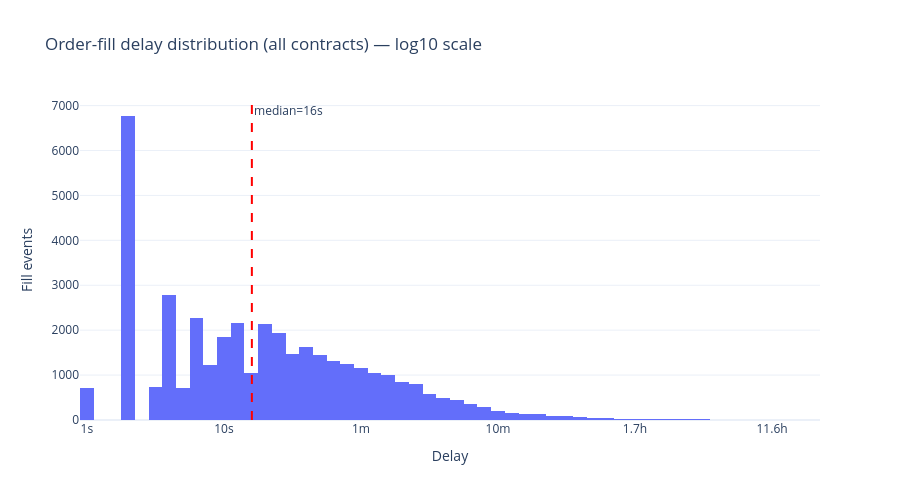

Notebook cell for this chart:
### Code cell
import numpy as np

log_delays = np.log10(all_delays_df['delay_s'].clip(lower=1))

fig_delay = go.Figure()
fig_delay.add_trace(go.Histogram(
    x=log_delays,
    nbinsx=80,
    name='All contracts'
))

median_val = all_delays_df['delay_s'].median()
median_log = np.log10(max(median_val, 1))
fig_delay.add_vline(x=median_log, line_dash='dash', line_color='red',
                    annotation_text=f'median={median_val:.0f}s', annotation_position='top right')

max_log = int(np.ceil(log_delays.max()))
tickvals = list(range(0, max_log + 1))
ticktext = ['1s', '10s', '1m', '10m', '1.7h', '11.6h', '4.8d'][:max_log + 1]

fig_delay.update_layout(
    title='Order-fill delay distribution (all contracts) — log10 scale',
    xaxis_title='Delay',
    yaxis_title='Fill events',
    template='plotly_white', height=500,
)
fig_delay.update_xaxes(tickvals=tickvals, ticktext=ticktext)
fig_delay.show()

### Figure 1 — Plotly figure (JSON) as saved in the notebook; plotly's stock layout.template omitted (floating-point values rounded to 4 significant figures; data arrays with more than 128 entries replaced by an {"elided": "..."} marker saying what was removed)
{"data": [{"name": "All contracts", "nbinsx": 80, "type": "histogram", "x": {"elided": "39602 float values"}}], "layout": {"annotations": [{"showarrow": false, "text": "median=16s", "x": 1.204, "xanchor": "left", "xref": "x", "y": 1, "yanchor": "top", "yref": "y domain"}], "height": 500, "shapes": [{"line": {"color": "red", "dash": "dash"}, "type": "line", "x0": 1.204, "x1": 1.204, "xref": "x", "y0": 0, "y1": 1, "yref": "y domain"}], "title": {"text": "Order-fill delay distribution (all contracts) — log10 scale"}, "xaxis": {"ticktext": ["1s", "10s", "1m", "10m", "1.7h", "11.6h", "4.8d"], "tickvals": [0, 1, 2, 3, 4, 5, 6], "title": {"text": "Delay"}}, "yaxis": {"title": {"text": "Fill events"}}}}
